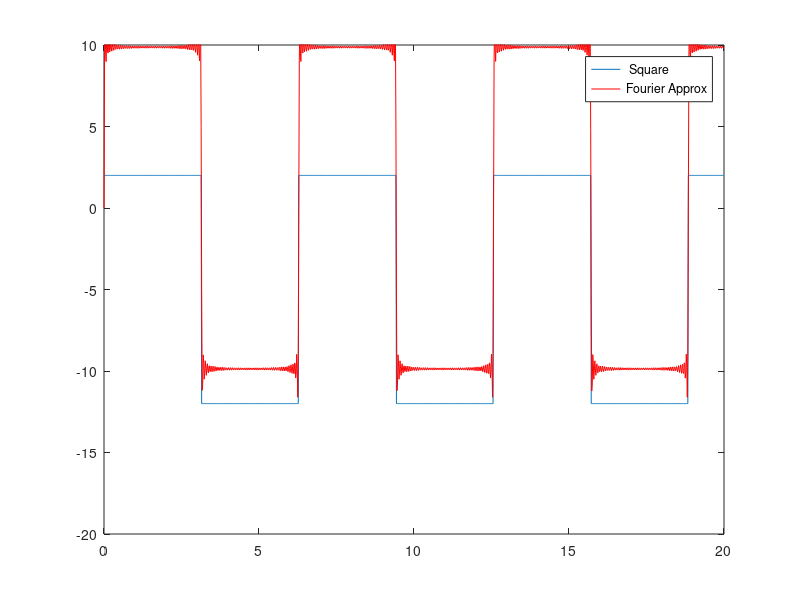

Recreate this plot in MATLAB.
%% real fourier transform coefficients for square pulse wave


clear , close all;
 Fs=60;
 t=0:1/Fs:20-1/Fs;
 y=square(t,50);
 y(y>0)=2;
 y(y<0)=-12;
 figure, plot(t,y);
 axis ([0 20 -20 10])
 % Fourier Series 
 a0=0;
 Fy=zeros(size(t));
 N=100;
 for n=1:2:N
      Fy=Fy+(4/n*pi)*sin(2*pi*n*t/(2*pi));
 end
 hold on,
 plot(t,Fy,'r')
 legend(' Square ','Fourier Approx');
 
 